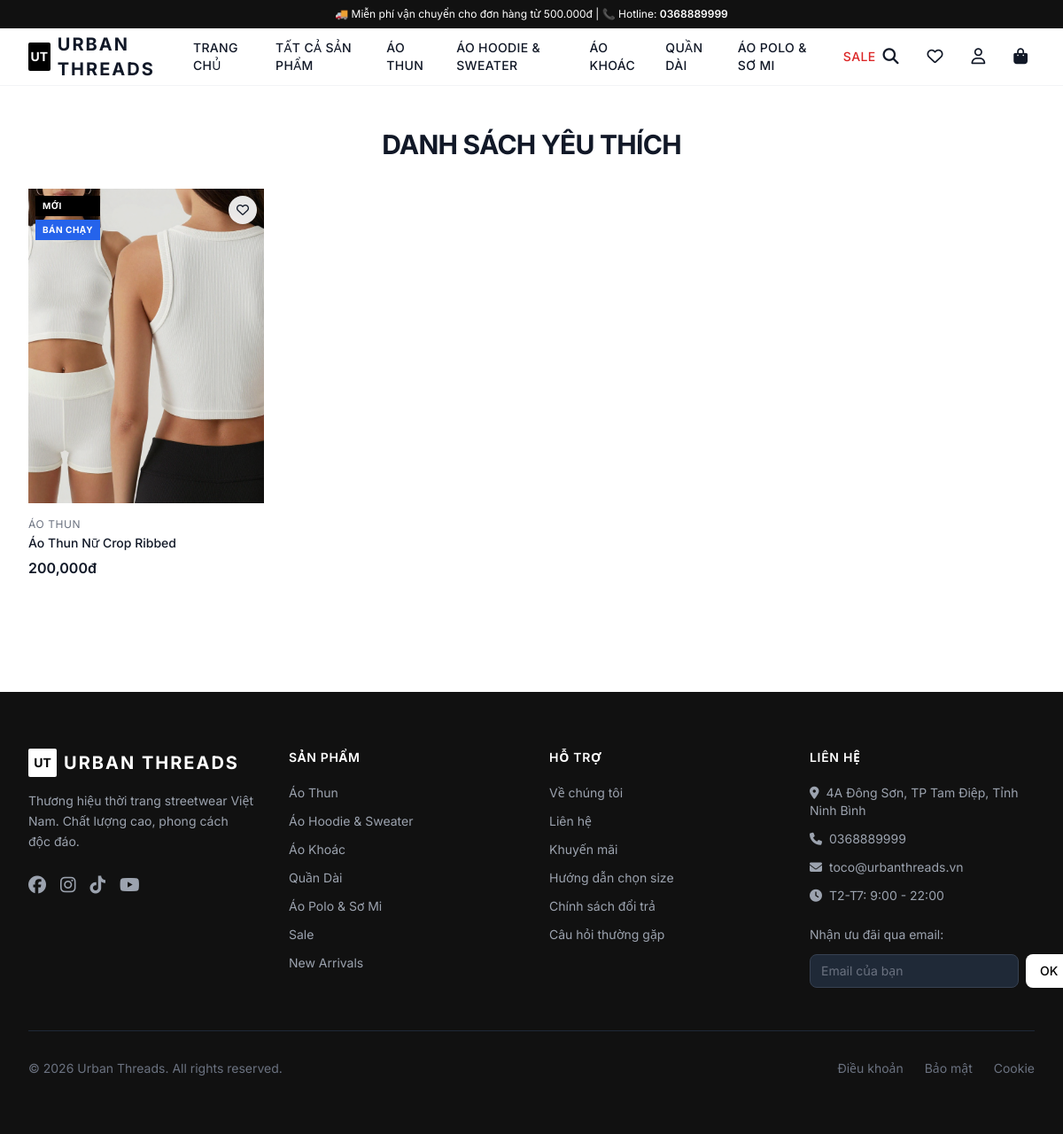
The app's page /wishlist/ (signed in) with its own data.
### products/models.py (models this page shows, shortened)
class Category(models.Model):
    name = models.CharField(max_length=100, verbose_name="Tên danh mục")
    slug = models.SlugField(unique=True, blank=True)
    description = models.TextField(blank=True, verbose_name="Mô tả")
    image = models.ImageField(upload_to='categories/', blank=True, null=True, verbose_name="Ảnh danh mục")
    parent = models.ForeignKey('self', on_delete=models.SET_NULL, null=True, blank=True,
                               related_name='children', verbose_name="Danh mục cha")
    is_active = models.BooleanField(default=True, verbose_name="Hiển thị")
    order = models.IntegerField(default=0, verbose_name="Thứ tự")
    created_at = models.DateTimeField(auto_now_add=True)
    class Meta:
        verbose_name = 'Danh mục'
        verbose_name_plural = 'Danh mục'
        ordering = ['order', 'name']
    def get_absolute_url(self):
        return reverse('category_detail', kwargs={'slug': self.slug})

class Product(models.Model):
    GENDER_CHOICES = [
        ('male', 'Nam'),
        ('female', 'Nữ'),
        ('unisex', 'Unisex'),
    ]
    id = models.UUIDField(primary_key=True, default=uuid.uuid4, editable=False)
    name = models.CharField(max_length=200, verbose_name="Tên sản phẩm")
    slug = models.SlugField(unique=True, blank=True, max_length=250)
    category = models.ForeignKey(Category, on_delete=models.SET_NULL, null=True,
                                 related_name='products', verbose_name="Danh mục")
    description = models.TextField(verbose_name="Mô tả")
    material = models.CharField(max_length=200, blank=True, verbose_name="Chất liệu")
    care_instructions = models.TextField(blank=True, verbose_name="Hướng dẫn bảo quản")
    gender = models.CharField(max_length=10, choices=GENDER_CHOICES, default='unisex', verbose_name="Giới tính")
    base_price = models.DecimalField(max_digits=12, decimal_places=0, verbose_name="Giá gốc (VND)")
    sale_price = models.DecimalField(max_digits=12, decimal_places=0, null=True, blank=True, verbose_name="Giá sale (VND)")
    is_active = models.BooleanField(default=True, verbose_name="Hiển thị")
    is_featured = models.BooleanField(default=False, verbose_name="Nổi bật")
    is_new_arrival = models.BooleanField(default=False, verbose_name="Hàng mới về")
    is_best_seller = models.BooleanField(default=False, verbose_name="Bán chạy")
    total_sold = models.IntegerField(default=0, verbose_name="Tổng đã bán")
    created_at = models.DateTimeField(auto_now_add=True)
    updated_at = models.DateTimeField(auto_now=True)
    class Meta:
        verbose_name = 'Sản phẩm'
        verbose_name_plural = 'Sản phẩm'
        ordering = ['-created_at']
    def get_absolute_url(self):
        return reverse('product_detail', kwargs={'slug': self.slug})
    @property
    def discount_percent(self):
        if self.sale_price and self.base_price > self.sale_price:
            return int(((self.base_price - self.sale_price) / self.base_price) * 100)
        return 0
    @property
    def is_on_sale(self):
        return bool(self.sale_price and self.sale_price < self.base_price)
    @property
    def main_image(self):
        return self.images.filter(is_main=True).first() or self.images.first()

class ProductImage(models.Model):
    product = models.ForeignKey(Product, on_delete=models.CASCADE, related_name='images', verbose_name="Sản phẩm")
    image = models.ImageField(upload_to='products/', verbose_name="Ảnh")
    alt_text = models.CharField(max_length=200, blank=True, verbose_name="Alt text")
    is_main = models.BooleanField(default=False, verbose_name="Ảnh chính")
    color = models.ForeignKey(Color, on_delete=models.SET_NULL, null=True, blank=True, verbose_name="Màu sắc")
    order = models.IntegerField(default=0)
    class Meta:
        verbose_name = 'Ảnh sản phẩm'
        verbose_name_plural = 'Ảnh sản phẩm'
        ordering = ['-is_main', 'order']

### wishlists/views.py (the view)
# urls.py: path('', views.wishlist_view, name='wishlist'),
@login_required
def wishlist_view(request):
    wishlist, _ = Wishlist.objects.get_or_create(user=request.user)
    products = wishlist.products.prefetch_related('images', 'variants').all()
    return render(request, 'wishlists/wishlist.html', {'wishlist': wishlist, 'products': products})

### templates/wishlists/wishlist.html (shortened to what this page needs)
{% extends 'base.html' %}
{% block content %}
<div class="max-w-7xl mx-auto px-4 sm:px-6 lg:px-8 py-8 lg:py-12">
    <h1 class="text-3xl font-bold uppercase tracking-tight mb-8 text-center">Danh sách yêu thích</h1>
    {% if products %}
    <div class="grid grid-cols-2 md:grid-cols-3 lg:grid-cols-4 gap-6">
        {% for product in products %}
            {% include 'products/includes/product_card.html' with product=product %}
        {% endfor %}
    </div>
    {% endif %}
</div>
{% endblock %}

### templates/base.html (shortened to what this page needs)
{% load static %}
<!DOCTYPE html>
<html lang="vi" class="scroll-smooth">
<head>
    <script src="https://cdn.tailwindcss.com"></script>
    <link rel="stylesheet" href="https://cdnjs.cloudflare.com/ajax/libs/font-awesome/6.5.0/css/all.min.css">
</head>
<body class="bg-white text-gray-900 font-sans" x-data="{ cartOpen: false, mobileMenuOpen: false, searchOpen: false }">
    <header class="sticky top-0 z-50 bg-white sticky-header" id="main-header">
        <div class="bg-brand text-white text-xs text-center py-2 px-4">
            <p>🚚 Miễn phí vận chuyển cho đơn hàng từ 500.000đ | 📞 Hotline: <a href="tel:0368889999" class="hover:underline font-semibold">0368889999</a></p>
        </div>
        <nav class="border-b border-gray-100">
            <div class="max-w-7xl mx-auto px-4 sm:px-6 lg:px-8">
                <div class="flex items-center justify-between h-16">
                    <a href="{% url 'home' %}" class="flex items-center gap-2">
                        <div class="w-8 h-8 bg-black rounded-sm flex items-center justify-center">
                            <span class="text-white font-bold text-sm">UT</span>
                        </div>
                        <span class="text-xl font-bold tracking-widest uppercase">Urban Threads</span>
                    </a>
                    <div class="hidden lg:flex items-center gap-8">
                        <a href="{% url 'home' %}" class="nav-link text-sm font-medium uppercase tracking-wide hover:text-accent">Trang chủ</a>
                        <a href="{% url 'product_list' %}" class="nav-link text-sm font-medium uppercase tracking-wide hover:text-accent">Tất cả sản phẩm</a>
                        {% for cat in main_categories %}
                        <a href="{{ cat.get_absolute_url }}" class="nav-link text-sm font-medium uppercase tracking-wide hover:text-accent">{{ cat.name }}</a>
                        {% endfor %}
                        <a href="{% url 'product_list' %}?on_sale=1" class="nav-link text-sm font-medium uppercase tracking-wide text-red-600 hover:text-red-800">SALE</a>
                    </div>
                    <div class="flex items-center gap-4">
                        <button @click="searchOpen = !searchOpen" class="p-2 hover:text-accent transition-colors">
                            <i class="fas fa-search text-lg"></i>
                        </button>
                        {% if user.is_authenticated %}
                        <a href="{% url 'wishlist' %}" class="p-2 hover:text-accent transition-colors hidden sm:block">
                            <i class="far fa-heart text-lg"></i>
                        </a>
                        {% endif %}
                        <div class="relative" x-data="{ open: false }">
                            <button @click="open = !open" class="p-2 hover:text-accent transition-colors">
                                <i class="far fa-user text-lg"></i>
                            </button>
                        </div>
                        <button @click="cartOpen = true" class="relative p-2 hover:text-accent transition-colors">
                            <i class="fas fa-shopping-bag text-lg"></i>
                        </button>
                    </div>
                </div>
            </div>
        </nav>
    </header>
    <main>
        {% block content %}{% endblock %}
    </main>
    <footer class="bg-brand text-white mt-20">
        <div class="max-w-7xl mx-auto px-4 sm:px-6 lg:px-8 py-16">
            <div class="grid grid-cols-1 md:grid-cols-2 lg:grid-cols-4 gap-10">
                <div>
                    <div class="flex items-center gap-2 mb-4">
                        <div class="w-8 h-8 bg-white rounded-sm flex items-center justify-center">
                            <span class="text-black font-bold text-sm">UT</span>
                        </div>
                        <span class="text-xl font-bold tracking-widest uppercase">Urban Threads</span>
                    </div>
                    <p class="text-gray-400 text-sm leading-relaxed">
                        Thương hiệu thời trang streetwear Việt Nam. Chất lượng cao, phong cách độc đáo.
                    </p>
                    <div class="flex gap-4 mt-6">
                        <a href="#" class="text-gray-400 hover:text-white transition"><i class="fab fa-facebook text-xl"></i></a>
                        <a href="#" class="text-gray-400 hover:text-white transition"><i class="fab fa-instagram text-xl"></i></a>
                        <a href="#" class="text-gray-400 hover:text-white transition"><i class="fab fa-tiktok text-xl"></i></a>
                        <a href="#" class="text-gray-400 hover:text-white transition"><i class="fab fa-youtube text-xl"></i></a>
                    </div>
                </div>
                <div>
                    <h4 class="font-semibold uppercase tracking-wider mb-5 text-sm">Sản phẩm</h4>
                    <ul class="space-y-3 text-sm text-gray-400">
                        {% for cat in main_categories %}
                        <li><a href="{{ cat.get_absolute_url }}" class="hover:text-white transition">{{ cat.name }}</a></li>
                        {% endfor %}
                        <li><a href="{% url 'product_list' %}?on_sale=1" class="hover:text-white transition">Sale</a></li>
                        <li><a href="{% url 'product_list' %}?is_new=1" class="hover:text-white transition">New Arrivals</a></li>
                    </ul>
                </div>
                <div>
                    <h4 class="font-semibold uppercase tracking-wider mb-5 text-sm">Hỗ trợ</h4>
                    <ul class="space-y-3 text-sm text-gray-400">
                        <li><a href="{% url 'about' %}" class="hover:text-white transition">Về chúng tôi</a></li>
                        <li><a href="{% url 'contact' %}" class="hover:text-white transition">Liên hệ</a></li>
                        <li><a href="{% url 'promotions' %}" class="hover:text-white transition">Khuyến mãi</a></li>
                        <li><a href="{% url 'size_guide' %}" class="hover:text-white transition">Hướng dẫn chọn size</a></li>
                        <li><a href="{% url 'returns' %}" class="hover:text-white transition">Chính sách đổi trả</a></li>
                        <li><a href="{% url 'faq' %}" class="hover:text-white transition">Câu hỏi thường gặp</a></li>
                    </ul>
                </div>
                <div>
                    <h4 class="font-semibold uppercase tracking-wider mb-5 text-sm">Liên hệ</h4>
                    <ul class="space-y-3 text-sm text-gray-400">
                        <li><i class="fas fa-map-marker-alt mr-2"></i>4A Đông Sơn, TP Tam Điệp, Tỉnh Ninh Bình</li>
                        <li><i class="fas fa-phone mr-2"></i><a href="tel:0368889999" class="hover:text-white transition">0368889999</a></li>
                        <li><i class="fas fa-envelope mr-2"></i>toco@urbanthreads.vn</li>
                        <li><i class="fas fa-clock mr-2"></i>T2-T7: 9:00 - 22:00</li>
                    </ul>
                    <div class="mt-6">
                        <p class="text-sm text-gray-400 mb-3">Nhận ưu đãi qua email:</p>
                        <form action="{% url 'newsletter_subscribe' %}" method="POST" onsubmit="return submitNewsletter(this)" class="flex gap-2">
                            <input type="email" name="email" required placeholder="Email của bạn"
                                   class="flex-1 px-3 py-2 bg-gray-800 border border-gray-700 rounded-lg text-sm text-white placeholder-gray-500 focus:outline-none focus:border-white">
                            <button type="submit" class="px-4 py-2 bg-white text-black text-sm font-medium rounded-lg hover:bg-gray-100 transition">
                                OK
                            </button>
                        </form>
                    </div>
                </div>
            </div>
            <div class="border-t border-gray-800 mt-12 pt-8 flex flex-col sm:flex-row justify-between items-center gap-4 text-sm text-gray-500">
                <p>© 2026 Urban Threads. All rights reserved.</p>
                <div class="flex gap-6">
                    <a href="{% url 'terms' %}" class="hover:text-gray-300 transition">Điều khoản</a>
                    <a href="{% url 'privacy' %}" class="hover:text-gray-300 transition">Bảo mật</a>
                    <a href="{% url 'cookie_policy' %}" class="hover:text-gray-300 transition">Cookie</a>
                </div>
            </div>
        </div>
    </footer>
</body>
</html>

### templates/products/includes/product_card.html (shortened to what this page needs)
<div class="product-card group" data-gendered-product="{% if product.gender == 'female' %}true{% else %}false{% endif %}">
    <div class="relative overflow-hidden mb-4 bg-gray-100 aspect-[3/4]">
        <div class="absolute top-2 left-2 z-10 flex flex-col gap-1">
            {% if product.is_new_arrival %}
            <span class="bg-black text-white text-[10px] font-bold px-2 py-1 uppercase tracking-wider">Mới</span>
            {% endif %}
            {% if product.is_best_seller %}
            <span class="bg-blue-600 text-white text-[10px] font-bold px-2 py-1 uppercase tracking-wider">Bán chạy</span>
            {% endif %}
        </div>
        <button type="button" onclick="toggleWishlist('{{ product.id }}')" data-wishlist-btn="{{ product.id }}" title="Thêm vào yêu thích" class="absolute top-2 right-2 z-10 w-8 h-8 bg-white/90 backdrop-blur-sm rounded-full flex items-center justify-center shadow-sm hover:text-red-500 transition">
            <i class="far fa-heart text-sm"></i>
        </button>
        <a href="{{ product.get_absolute_url }}" class="block w-full h-full">
            {% with main_img=product.main_image %}
                {% if main_img %}
                    <img src="{{ main_img.image.url }}" alt="{{ product.name }}" class="product-image w-full h-full object-cover">
                {% else %}
                    <div class="w-full h-full flex items-center justify-center bg-gray-200 text-gray-400">No Image</div>
                {% endif %}
            {% endwith %}
        </a>
    </div>
    <div>
        <div class="text-xs text-gray-500 mb-1 uppercase tracking-wider">{{ product.category.name }}</div>
        <h3 class="text-sm font-medium leading-tight mb-2">
            <a href="{{ product.get_absolute_url }}" class="hover:text-accent transition line-clamp-2">
                {{ product.name }}
            </a>
        </h3>
        <div class="flex items-center gap-2">
            {% if product.is_on_sale %}
                <span class="text-red-600 font-semibold">{{ product.sale_price|currency }}</span>
                <span class="text-gray-400 text-sm line-through">{{ product.base_price|currency }}</span>
            {% else %}
                <span class="font-semibold">{{ product.base_price|currency }}</span>
            {% endif %}
        </div>
    </div>
</div>

### records on screen
Category: name "ÁO THUN", name "Áo Thun"
Category: name "ÁO HOODIE & SWEATER", name "Áo Hoodie & Sweater"
Category: name "ÁO KHOÁC", name "Áo Khoác"
Category: name "QUẦN DÀI", name "Quần Dài"
Category: name "ÁO POLO & SƠ MI", name "Áo Polo & Sơ Mi"
Product: is_new_arrival "MỚI", is_best_seller "BÁN CHẠY", main_image.image (picture), category.name "ÁO THUN", name "Áo Thun Nữ Crop Ribbed", base_price "200,000đ"
